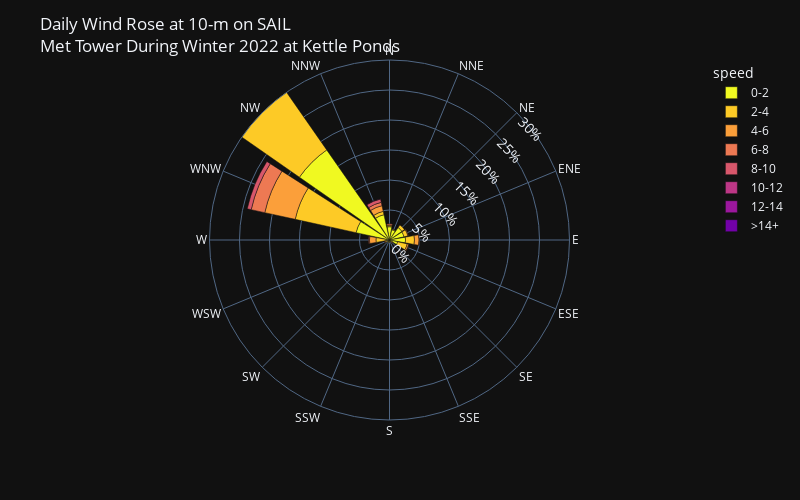

Here is the notebook cell this chart was saved with:
### Markdown cell above
### 2022

### Code cell
location = 'kp'
if location=='kp':
    ds = w22_sail_met_kp_qc_ds_1H
    wspd_var = 'wind_spd'
    wdir_var = 'wind_dir'
    title = 'Kettle Ponds'
elif location=='gothic':
    ds = w22_sail_met_qc_ds_1H
    wspd_var = 'wspd_arith_mean'
    wdir_var = 'wdir_vec_mean'
    title = 'Gothic'
sail_met_gothic_daily = ds.to_dataframe()[[wspd_var, wdir_var]]
# create a windrose dataframe
sail_met_gothic_daily = create_windrose_df(sail_met_gothic_daily, wind_dir_var=wdir_var, wind_spd_var=wspd_var)

# create a wind rose plot using bar_polar
fig = px.bar_polar(sail_met_gothic_daily, 
                   r="frequency", 
                   theta="direction", 
                   color="speed", template="plotly_dark",
                   color_discrete_sequence= px.colors.sequential.Plasma_r,
                   width= 800,
                   height=500,
                   barnorm='percent',
                  )
# update the radial axis to show percentages
fig.update_layout(
    title=f"Daily Wind Rose at 10-m on SAIL<br>Met Tower During Winter 2022 at {title}",
    font_size=12,
    polar_radialaxis=dict(
         ticksuffix='%',
         tickfont_size=14,
         showline=False,
         showticklabels=True,
         showgrid=True,
         angle=45,
         range=[0, 30]
      ),
)

### Figure 1 — Plotly figure (JSON) as saved in the notebook; plotly's stock layout.template omitted (floating-point values rounded to 4 significant figures)
{"data": [{"hovertemplate": "speed=0-2<br>frequency=%{r}<br>direction=%{theta}<extra></extra>", "legendgroup": "0-2", "marker": {"color": "#f0f921", "pattern": {"shape": ""}}, "name": "0-2", "r": [2.211, 1.748, 2.519, 2.468, 2.674, 1.388, 0.3599, 0.3599, 0.3085, 0.3599, 0.2057, 0.3085, 0.5656, 5.707, 18.3, 4.319], "showlegend": true, "subplot": "polar", "theta": ["N", "NNE", "NE", "ENE", "E", "ESE", "SE", "SSE", "S", "SSW", "SW", "WSW", "W", "WNW", "NW", "NNW"], "type": "barpolar"}, {"hovertemplate": "speed=2-4<br>frequency=%{r}<br>direction=%{theta}<extra></extra>", "legendgroup": "2-4", "marker": {"color": "#fdca26", "pattern": {"shape": ""}}, "name": "2-4", "r": [0.1542, 0.1028, 0.5141, 0.6684, 1.491, 1.645, 0.1542, 0, 0.05141, 0.1028, 0, 0.3599, 1.697, 10.39, 18.35, 0.5656], "showlegend": true, "subplot": "polar", "theta": ["N", "NNE", "NE", "ENE", "E", "ESE", "SE", "SSE", "S", "SSW", "SW", "WSW", "W", "WNW", "NW", "NNW"], "type": "barpolar"}, {"hovertemplate": "speed=4-6<br>frequency=%{r}<br>direction=%{theta}<extra></extra>", "legendgroup": "4-6", "marker": {"color": "#fb9f3a", "pattern": {"shape": ""}}, "name": "4-6", "r": [0.1542, 0, 0, 0, 0.7712, 0.2571, 0.1028, 0, 0, 0, 0, 0.1542, 1.08, 5.193, 3.033, 0.9769], "showlegend": true, "subplot": "polar", "theta": ["N", "NNE", "NE", "ENE", "E", "ESE", "SE", "SSE", "S", "SSW", "SW", "WSW", "W", "WNW", "NW", "NNW"], "type": "barpolar"}, {"hovertemplate": "speed=6-8<br>frequency=%{r}<br>direction=%{theta}<extra></extra>", "legendgroup": "6-8", "marker": {"color": "#ed7953", "pattern": {"shape": ""}}, "name": "6-8", "r": [0.2057, 0, 0, 0.1028, 0.05141, 0.05141, 0.05141, 0, 0, 0, 0, 0.05141, 0.1542, 2.314, 2.416, 0.5656], "showlegend": true, "subplot": "polar", "theta": ["N", "NNE", "NE", "ENE", "E", "ESE", "SE", "SSE", "S", "SSW", "SW", "WSW", "W", "WNW", "NW", "NNW"], "type": "barpolar"}, {"hovertemplate": "speed=8-10<br>frequency=%{r}<br>direction=%{theta}<extra></extra>", "legendgroup": "8-10", "marker": {"color": "#d8576b", "pattern": {"shape": ""}}, "name": "8-10", "r": [0, 0, 0, 0, 0, 0, 0, 0, 0, 0, 0, 0, 0, 0.6684, 0.9769, 0.5656], "showlegend": true, "subplot": "polar", "theta": ["N", "NNE", "NE", "ENE", "E", "ESE", "SE", "SSE", "S", "SSW", "SW", "WSW", "W", "WNW", "NW", "NNW"], "type": "barpolar"}, {"hovertemplate": "speed=10-12<br>frequency=%{r}<br>direction=%{theta}<extra></extra>", "legendgroup": "10-12", "marker": {"color": "#bd3786", "pattern": {"shape": ""}}, "name": "10-12", "r": [0, 0, 0, 0, 0, 0, 0, 0, 0, 0, 0, 0, 0, 0, 0, 0.05141], "showlegend": true, "subplot": "polar", "theta": ["N", "NNE", "NE", "ENE", "E", "ESE", "SE", "SSE", "S", "SSW", "SW", "WSW", "W", "WNW", "NW", "NNW"], "type": "barpolar"}, {"hovertemplate": "speed=12-14<br>frequency=%{r}<br>direction=%{theta}<extra></extra>", "legendgroup": "12-14", "marker": {"color": "#9c179e", "pattern": {"shape": ""}}, "name": "12-14", "r": [0, 0, 0, 0, 0, 0, 0, 0, 0, 0, 0, 0, 0, 0, 0, 0], "showlegend": true, "subplot": "polar", "theta": ["N", "NNE", "NE", "ENE", "E", "ESE", "SE", "SSE", "S", "SSW", "SW", "WSW", "W", "WNW", "NW", "NNW"], "type": "barpolar"}, {"hovertemplate": "speed=>14+<br>frequency=%{r}<br>direction=%{theta}<extra></extra>", "legendgroup": ">14+", "marker": {"color": "#7201a8", "pattern": {"shape": ""}}, "name": ">14+", "r": [0, 0, 0, 0, 0, 0, 0, 0, 0, 0, 0, 0, 0, 0, 0, 0], "showlegend": true, "subplot": "polar", "theta": ["N", "NNE", "NE", "ENE", "E", "ESE", "SE", "SSE", "S", "SSW", "SW", "WSW", "W", "WNW", "NW", "NNW"], "type": "barpolar"}], "layout": {"barmode": "relative", "barnorm": "percent", "font": {"size": 12}, "height": 500, "legend": {"title": {"text": "speed"}, "tracegroupgap": 0}, "margin": {"t": 60}, "polar": {"angularaxis": {"direction": "clockwise", "rotation": 90}, "domain": {"x": [0, 1], "y": [0, 1]}, "radialaxis": {"angle": 45, "range": [0, 30], "showgrid": true, "showline": false, "showticklabels": true, "tickfont": {"size": 14}, "ticksuffix": "%"}}, "title": {"text": "Daily Wind Rose at 10-m on SAIL<br>Met Tower During Winter 2022 at Kettle Ponds"}, "width": 800}}
